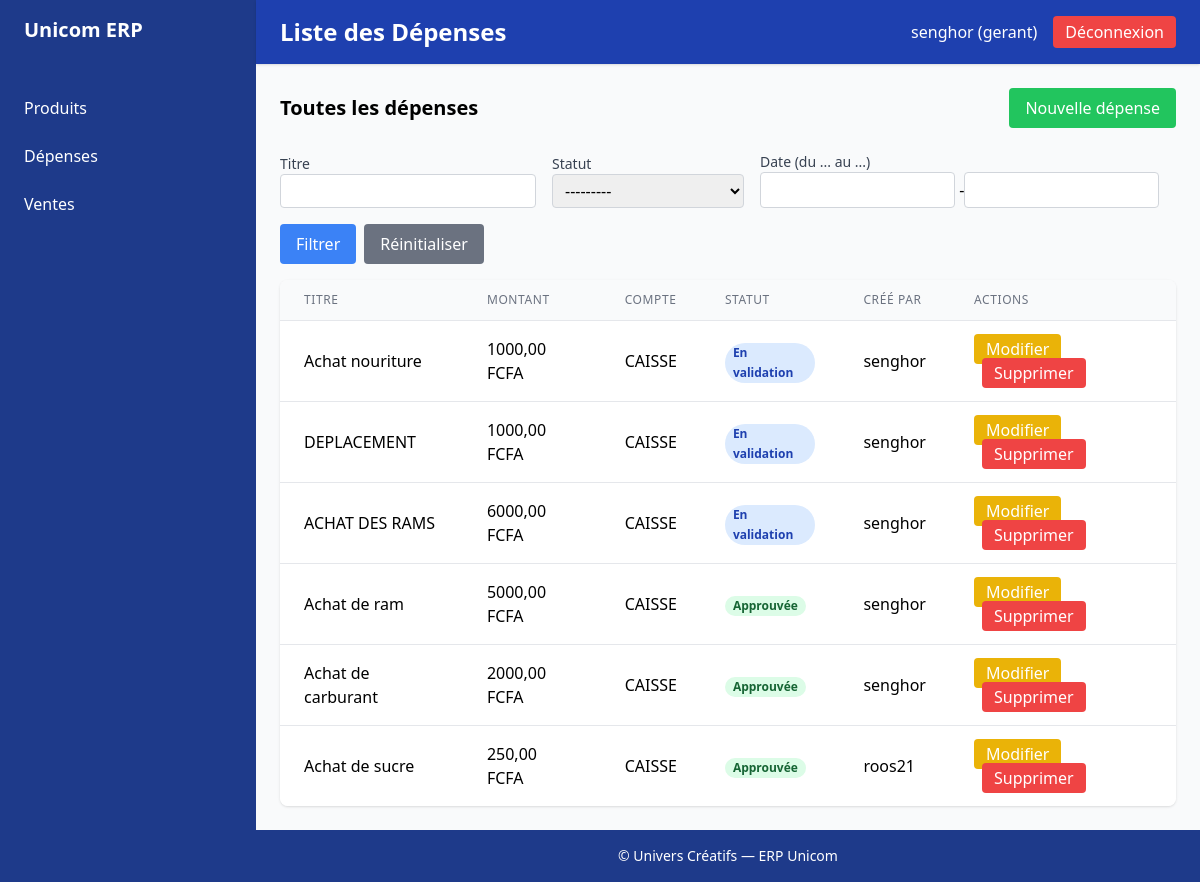
Page /expenses/ (signed in) on the earlier database version.
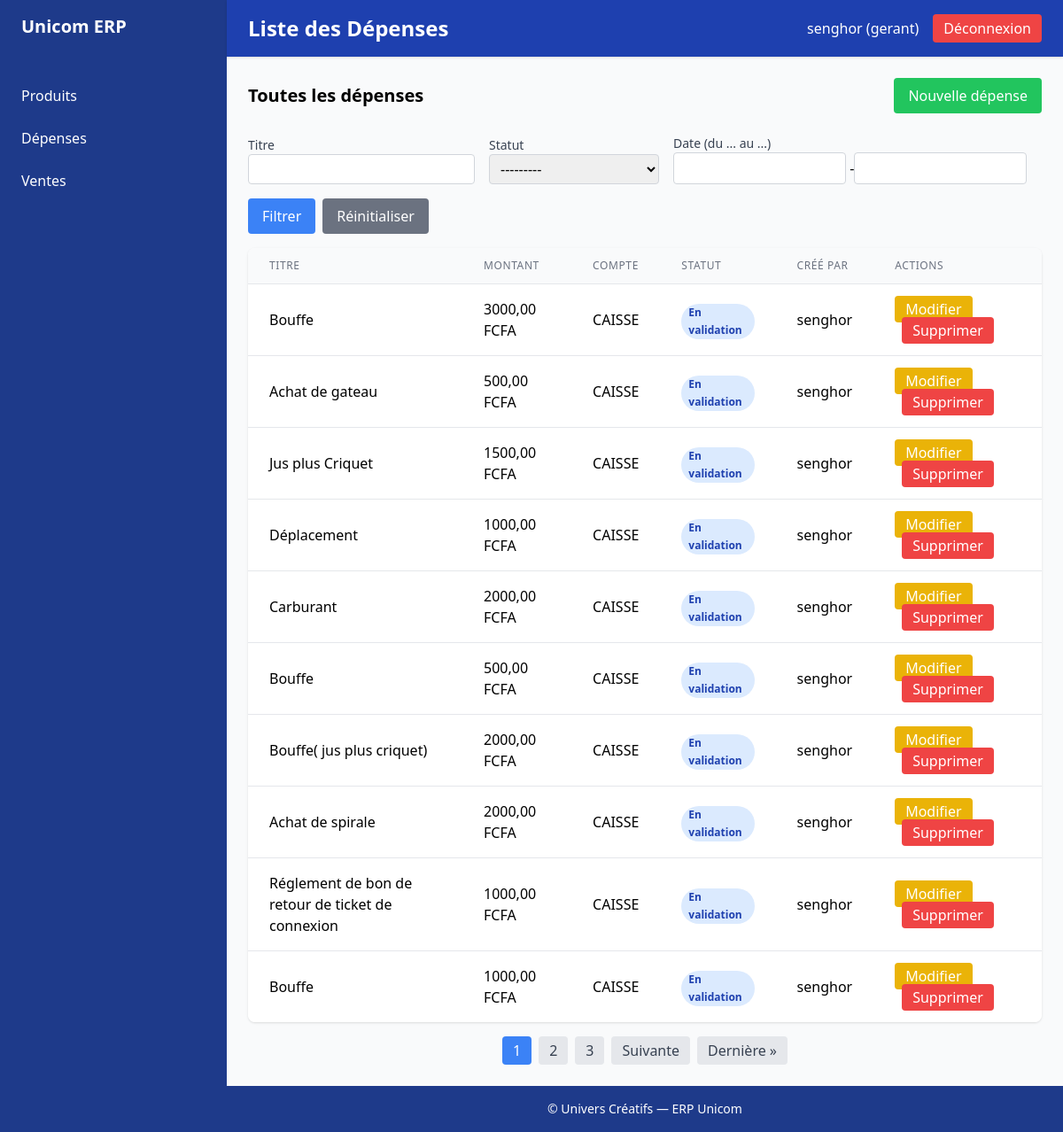
Same page on the later database version.
### expense/models.py (models this page shows, shortened)
class Expense(models.Model):
    STATUS = (
        ("PENDING", "En attente"),
        ("IN_REVIEW", "En validation"),
        ("APPROVED", "Approuvée"),
        ("REJECTED", "Rejetée"),
        ("PAID", "Payée"),
    )
    title = models.CharField(max_length=255)
    category = models.ForeignKey(ExpenseCategory, on_delete=models.SET_NULL, null=True)
    account = models.ForeignKey(AccountMoney, on_delete=models.CASCADE)
    amount = models.DecimalField(max_digits=12, decimal_places=2)
    description = models.TextField(blank=True, null=True)
    created_by = models.ForeignKey(settings.AUTH_USER_MODEL, on_delete=models.CASCADE, related_name="expenses_created")
    status = models.CharField(max_length=20, choices=STATUS, default="PENDING")
    created_at = models.DateTimeField(auto_now_add=True)

class AccountMoney(models.Model):
    ACCOUNT_TYPES = (
        ("CAISSE", "Caisse"),
        ("BANQUE", "Compte Bancaire"),
    )
    name = models.CharField(max_length=150)
    type = models.CharField(max_length=20, choices=ACCOUNT_TYPES)
    balance = models.DecimalField(max_digits=12, decimal_places=2, default=0.00)
    created_at = models.DateTimeField(auto_now_add=True,null=True, blank=True)

### accounts/models.py (models this page shows, shortened)
class User(AbstractUser, PermissionsMixin, SoftDeleteMixin):
    class Role(models.TextChoices):
        GERANT = "gerant", "Gérant d'antenne"
        ADMIN = "admin", "Admin central"
        DIRECTEUR = "directeur", "Directeur"
        SUPERVISEUR = "superviseur", "Superviseur régional"
    role = models.CharField(
        max_length=20,
        choices=Role.choices,
        default=Role.GERANT,
        help_text="Détermine les permissions et les accès aux modules."
    )
    antenne = models.CharField(
        max_length=255,
        blank=True,
        null=True,
        help_text="Nom de l'antenne rattachée"
    )
    telephone = models.CharField(
        max_length=20,
        blank=True,
        null=True,
        help_text="Numéro de téléphone professionnel"
    )
    is_blocked = models.BooleanField(
        default=False,
        help_text="Blocage manuel : coupe l'accès sans supprimer le compte."
    )
    date_creation = models.DateTimeField(
        auto_now_add=True,
        help_text="Date de création du compte"
    )
    date_derniere_connexion = models.DateTimeField(
        blank=True,
        null=True,
        help_text="Dernière connexion réussie"
    )
    groups = models.ManyToManyField(
        'auth.Group',
        related_name='accounts_user_set',
        related_query_name='accounts_user',
        blank=True,
        help_text='Groupes de permissions de l’utilisateur.'
    )
    user_permissions = models.ManyToManyField(
        'auth.Permission',
        related_name='accounts_user_set',
        related_query_name='accounts_user',
        blank=True,
        help_text='Permissions spécifiques de l’utilisateur.'
    )
    def has_permission(self, permission_name):
        from .permissions import ROLE_PERMISSIONS
        return permission_name in ROLE_PERMISSIONS.get(self.role, set())

### accounts/decorators.py (the view)
        def wrapper(request, *args, **kwargs):
            user = request.user
            if not user.is_authenticated:
                return redirect("accounts:login")  # Redirige l'utilisateur vers la page de login si non authentifié
            if not user.has_permission(permission):
                messages.error(request, "Vous n'avez pas la permission d'effectuer cette action.")
                return redirect("accounts:no_permission")  # Redirige vers la page de permission manquante
            return view_func(request, *args, **kwargs)

### accounts/templatetags/auth_extras.py (called while the page is built)
@register.simple_tag
def role_permissions(role):
    return ROLE_PERMISSIONS.get(role, set())

### accounts/templatetags/permissions_extras.py (called while the page is built)
@register.filter
def has_permission(user, perm_name):
    return user.has_permission(perm_name)

### expense/views.py (called while the page is built)
@login_required
@permission_required(Permissions.VIEW_DEPENSES)
def expense_list(request):
    qs = Expense.objects.all().order_by('-created_at')
    expense_filter = ExpenseFilter(request.GET, queryset=qs)
    paginator = Paginator(expense_filter.qs, 10)  # 10 par page
    page_number = request.GET.get('page')
    page_obj = paginator.get_page(page_number)
    context = {
        'filter': expense_filter,
        'expenses': page_obj
    }
    return render(request, 'expenses/expenses_list.html', context)

### sales/templatetags/form_tags.py (called while the page is built)
@register.filter(name='add_class')
def add_class(field, css):
    return field.as_widget(attrs={"class": css})

### templates/expenses/expenses_list.html (shortened to what the changed rows need)
{% extends 'base.html' %}
{% load permissions_extras %}
{% load list_filters %}
{% load form_tags %}
{% block page_title %}
  Liste des Dépenses
{% endblock %}
{% block content %}
  <div class="flex justify-between items-center mb-6">
    <h2 class="text-xl font-semibold">Toutes les dépenses</h2>
  </div>
  <div class="overflow-x-auto bg-white shadow rounded-lg">
    <table class="min-w-full divide-y divide-gray-200">
      <thead class="bg-gray-50">
        <tr>
          <th class="px-6 py-3 text-left text-xs font-medium text-gray-500 uppercase tracking-wider">Titre</th>
          <th class="px-6 py-3 text-left text-xs font-medium text-gray-500 uppercase tracking-wider">Montant</th>
          <th class="px-6 py-3 text-left text-xs font-medium text-gray-500 uppercase tracking-wider">Compte</th>
          <th class="px-6 py-3 text-left text-xs font-medium text-gray-500 uppercase tracking-wider">Statut</th>
          <th class="px-6 py-3 text-left text-xs font-medium text-gray-500 uppercase tracking-wider">Créé par</th>
          <th class="px-6 py-3 text-left text-xs font-medium text-gray-500 uppercase tracking-wider">Actions</th>
        </tr>
      </thead>
      <tbody class="bg-white divide-y divide-gray-200">
        {% for expense in expenses %}
          <tr>
            <td class="px-6 py-4">{{ expense.title }}</td>
            <td class="px-6 py-4">{{ expense.amount|floatformat:2 }} FCFA</td>
            <td class="px-6 py-4">{{ expense.account.name }}</td>
            <td class="px-6 py-4">
              {% if expense.status == 'APPROVED' %}
                <span class="px-2 inline-flex text-xs leading-5 font-semibold rounded-full bg-green-100 text-green-800">Approuvée</span>
              {% elif expense.status == 'PENDING' %}
                <span class="px-2 inline-flex text-xs leading-5 font-semibold rounded-full bg-yellow-100 text-yellow-800">En attente</span>
              {% elif expense.status == 'IN_REVIEW' %}
                <span class="px-2 inline-flex text-xs leading-5 font-semibold rounded-full bg-blue-100 text-blue-800">En validation</span>
              {% elif expense.status == 'REJECTED' %}
                <span class="px-2 inline-flex text-xs leading-5 font-semibold rounded-full bg-red-100 text-red-800">Rejetée</span>
              {% elif expense.status == 'PAID' %}
                <span class="px-2 inline-flex text-xs leading-5 font-semibold rounded-full bg-gray-100 text-gray-800">Payée</span>
              {% endif %}
            </td>
            <td class="px-6 py-4">{{ expense.created_by.username }}</td>
            <td class="px-6 py-4 space-x-2">
              {% if user|has_permission:'manage_treasury' %}
                <a href="{% url 'expenses:expense_update' expense.id %}" class="px-3 py-1 bg-yellow-500 text-white rounded hover:bg-yellow-600">Modifier</a>
                <a href="{% url 'expenses:expense_delete' expense.id %}" class="px-3 py-1 bg-red-500 text-white rounded hover:bg-red-600">Supprimer</a>
              {% endif %}
            </td>
          </tr>
        {% empty %}
          <tr>
            <td colspan="6" class="px-6 py-4 text-center text-gray-500">Aucune dépense trouvée.</td>
          </tr>
        {% endfor %}
      </tbody>
    </table>
  </div>
  {% if expenses.has_other_pages %}
    <div class="flex justify-center mt-4 space-x-2">
      {% for num in expenses.paginator.page_range %}
        {% if expenses.number == num %}
          <span class="px-3 py-1 bg-blue-500 text-white rounded">{{ num }}</span>
        {% elif num > expenses.number|add:'-3' and num < expenses.number|add:'3' %}
          <a href="?page={{ num }}" class="px-3 py-1 bg-gray-200 text-gray-700 rounded hover:bg-gray-300">{{ num }}</a>
        {% endif %}
      {% endfor %}
      {% if expenses.has_next %}
        <a href="?page={{ expenses.next_page_number }}" class="px-3 py-1 bg-gray-200 text-gray-700 rounded hover:bg-gray-300">Suivante</a>
        <a href="?page={{ expenses.paginator.num_pages }}" class="px-3 py-1 bg-gray-200 text-gray-700 rounded hover:bg-gray-300">Dernière &raquo;</a>
      {% endif %}
    </div>
  {% endif %}
{% endblock %}

Differences in the rows shown:
no longer on this page (row edited): Expense: title "Achat nouriture", amount "1000,00", account.name "CAISSE", status "En validation", created_by.username "senghor"
no longer on this page (row edited): Expense: title "DEPLACEMENT", amount "1000,00", account.name "CAISSE", status "En validation", created_by.username "senghor"
no longer on this page (row edited): Expense: title "ACHAT DES RAMS", amount "6000,00", account.name "CAISSE", status "En validation", created_by.username "senghor"
no longer on this page (row unchanged): Expense: title "Achat de ram", amount "5000,00", account.name "CAISSE", status "Approuvée", created_by.username "senghor"
no longer on this page (row unchanged): Expense: title "Achat de carburant", amount "2000,00", account.name "CAISSE", status "Approuvée", created_by.username "senghor"
no longer on this page (row unchanged): Expense: title "Achat de sucre", amount "250,00", account.name "CAISSE", status "Approuvée", created_by.username "roos21"
added Expense: title "Bouffe", amount "3000,00", account.name "CAISSE", status "En validation", created_by.username "senghor"
added Expense: title "Achat de gateau", amount "500,00", account.name "CAISSE", status "En validation", created_by.username "senghor"
added Expense: title "Jus plus Criquet", amount "1500,00", account.name "CAISSE", status "En validation", created_by.username "senghor"
added Expense: title "Déplacement", amount "1000,00", account.name "CAISSE", status "En validation", created_by.username "senghor"
added Expense: title "Carburant", amount "2000,00", account.name "CAISSE", status "En validation", created_by.username "senghor"
added Expense: title "Bouffe", amount "500,00", account.name "CAISSE", status "En validation", created_by.username "senghor"
added Expense: title "Bouffe( jus plus criquet)", amount "2000,00", account.name "CAISSE", status "En validation", created_by.username "senghor"
added Expense: title "Achat de spirale", amount "2000,00", account.name "CAISSE", status "En validation", created_by.username "senghor"
added Expense: title "Réglement de bon de retour de ticket de connexion", amount "1000,00", account.name "CAISSE", status "En validation", created_by.username "senghor"
added Expense: title "Bouffe", amount "1000,00", account.name "CAISSE", status "En validation", created_by.username "senghor"
Other differences:
new list line: "1"
new list line: "2"
new list line: "3"
text now shown: "Suivante Dernière »"
